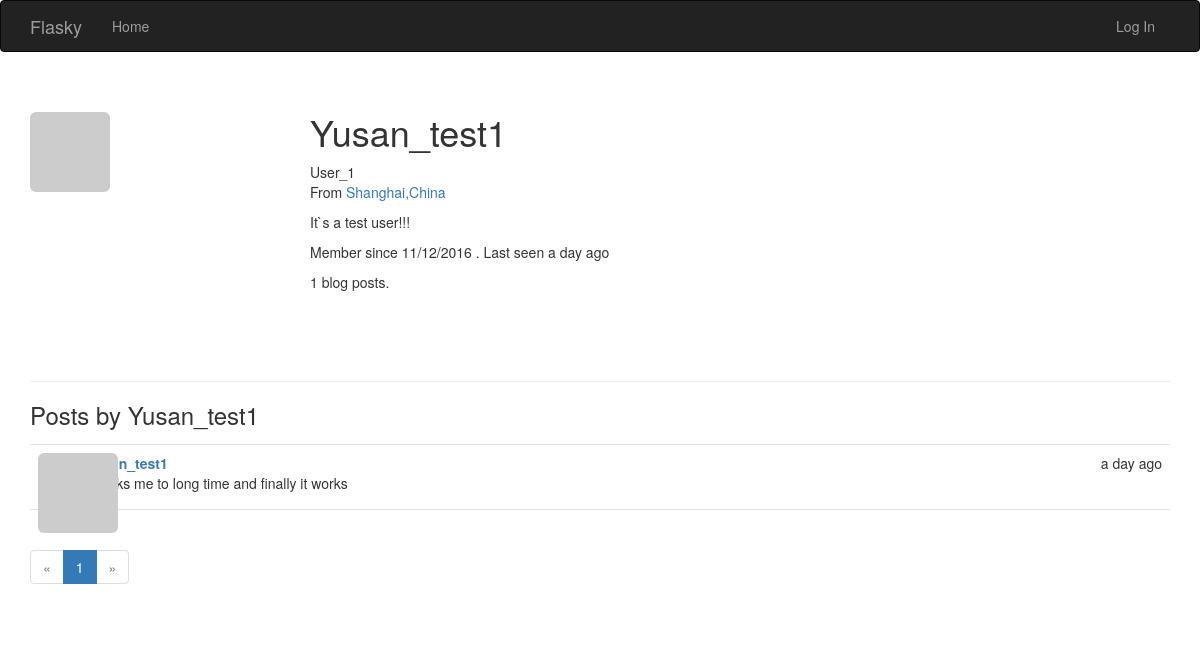
Page /user/Yusan_test1 on the earlier database version.
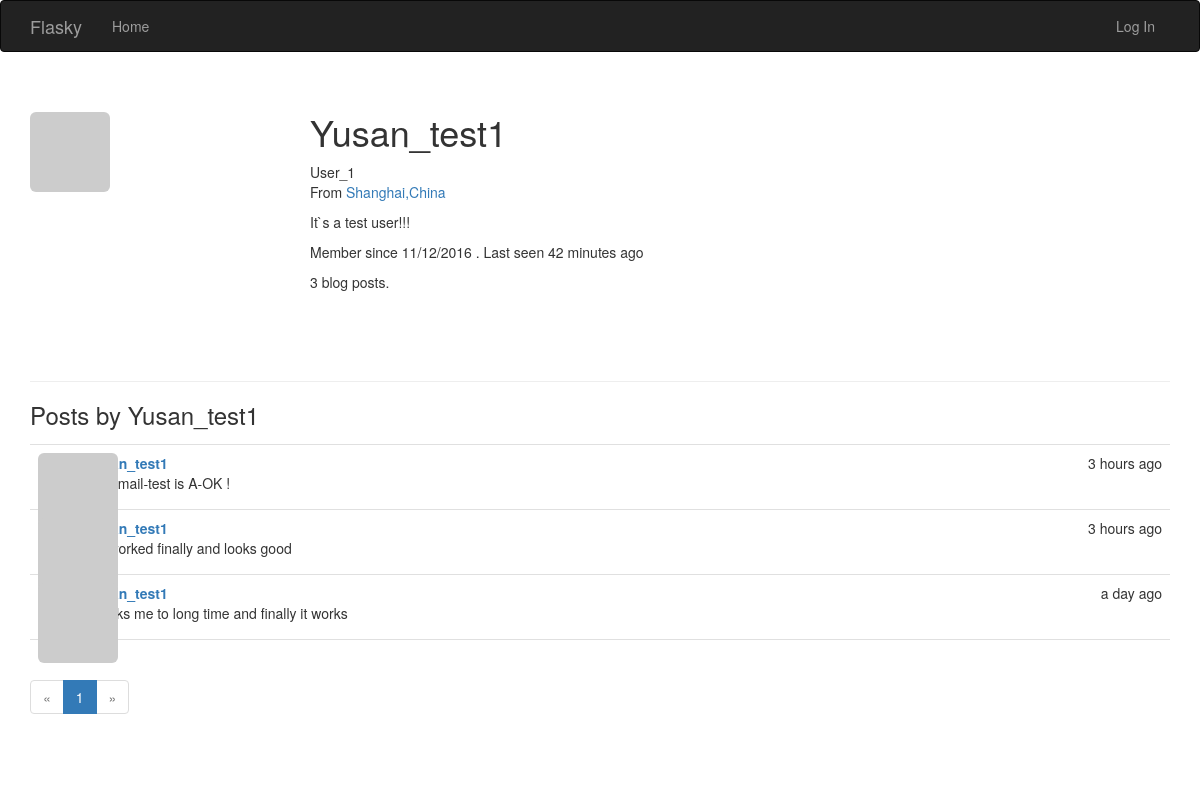
Same page on the later database version.
### app/models.py (models this page shows, shortened)
class User(UserMixin,db.Model):
	__tablename__ = 'users'
	id = db.Column(db.Integer, primary_key = True)
	email = db.Column(db.String(64),unique = True, index = True)
	username = db.Column(db.String(64), unique = True, index = True)
	role_id = db.Column(db.Integer, db.ForeignKey('roles.id'))
	password_hash = db.Column(db.String(128))
	confirmed = db.Column(db.Boolean, default = False)
	name = db.Column(db.String(64))
	location = db.Column(db.String(64))
	about_me = db.Column(db.Text())				#the different about Text() and String() is  Text don`t have to set Maximun length
	member_since = db.Column(db.DateTime(), default = datetime.utcnow)
	last_seen = db.Column(db.DateTime(), default = datetime.utcnow)
	avatar_hash = db.Column(db.String(32))
	posts = db.relationship('Post',backref = 'author', lazy = 'dynamic')
	@property
	def password(self):
		raise AttributeError('password is not readable attribute')
	def gravatar(self, size=100, default = 'identicon', ratting = 'g'):
		if request.is_secure:
			url = 'http://secure.gravatar.com/avatar'
		else:
			url = 'http://www.gravatar.com/avatar'
		hash = hashlib.md5(self.email.encode('utf-8')).hexdigest()
		return '{url}/{hash}?s={size}&d={default}&r={ratting}'.format(
			url = url, hash = hash, size = size, default = default,ratting = ratting)

class Post(db.Model):
	__tablename__ = 'posts'
	id = db.Column(db.Integer, primary_key=True)
	body = db.Column(db.Text)
	timestamp = db.Column(db.DateTime, index = True, default = datetime.utcnow)
	author_id = db.Column(db.Integer, db.ForeignKey('users.id'))

### app/main/views.py (the view)
@main.route('/user/<username>')
def user(username):
	user = User.query.filter_by(username = username).first_or_404()
	page = request.args.get('page', 1, type = int)
	pagination = user.posts.order_by(Post.timestamp.desc()).paginate(
		page, per_page = current_app.config['FLASKY_POSTS_PER_PAGE'], error_out=False)
	posts = pagination.items
	return render_template('user.html', user = user, posts = posts,
							pagination = pagination)

### app/auth/views.py (called while the page is built)
@auth.before_app_request
def before_request():
	if current_user.is_authenticated:
		current_user.ping()
		if not current_user.confirmed and request.endpoint[:5] != 'auth.' and request.endpoint != 'static':
			return redirect(url_for('auth.unconfirmed'))

### app/main/__init__.py (called while the page is built)
@main.app_context_processor
def inject_permission():
	return dict(Permission = Permission)

### app/models.py (called while the page is built)
	def is_administrator(self):
		return False

### app/templates/user.html (shortened to what this page needs)
{% extends "base.html" %}
{% import "_macros.html" as macros %}
{% block page_content %}
<div class="page-header">
	<img class="img-rounded profile-thumbnail" src="{{ user.gravatar(size = 256) }}">
	<div class="profile-header">
		<h1>{{ user.username }}</h1>
		{% if user.name or user.location %}
		<p>
			{% if user.name %}{{ user.name }}<br>{% endif %}
			{% if user.location %}
				From <a href="http://maps.google.com/?q={{user.location}}">{{ user.location }}</a>
			{% endif %}
		</p>
		{% endif %}
		{% if user.about_me %}<p>{{ user.about_me }}</p>{% endif %}
		<p>
			Member since {{ moment(user.member_since).format('L') }}
			. Last seen {{ moment(user.last_seen).fromNow() }}
		</p>
		<p>{{ user.posts.count() }} blog posts.</p>
	</div>
</div>
<h3>Posts by {{ user.username }}</h3>
{% include '_posts.html' %}
{% if pagination %}
<div class="pagination">
	{{ macros.pagination_widget(pagination, '.user', username = user.username) }}
</div>
{% endif %}
{% endblock %}

### app/templates/base.html (shortened to what this page needs)
{% extends "bootstrap/base.html" %}
{% block head %}
{{ super() }}
<link rel="stylesheet" type="text/css" href="{{ url_for('static', filename='styles.css') }}">
{% endblock %}
{% block navbar %}
<div class="navbar navbar-inverse" role="navigation">
    <div class="container">
        <div class="navbar-header">
            <a class="navbar-brand" href="{{ url_for('main.index') }}">Flasky</a>
        </div>
        <div class="navbar-collapse collapse">
            <ul class="nav navbar-nav">
                <li><a href="{{ url_for('main.index') }}">Home</a></li>
            </ul>
            <ul class="nav navbar-nav navbar-right">
                {% if current_user.is_authenticated %}
                <li class="dropdown">
                    <a href="#" class="dropdown-toggle" data-toggle="dropdown">
                    	<img src="{{ current_user.gravatar(size=18) }}">
                    	Account <b class="caret"></b>
                    </a>
                    <ul class="dropdown-menu">
                        <li><a href="{{ url_for('auth.change_password') }}">Change Password</a></li>
                        <li><a href="{{ url_for('auth.change_email_request') }}">Change Email</a></li>
                        <li><a href="{{ url_for('auth.logout') }}">Log Out</a></li>
                    </ul>
                </li>
                {% else %}
                <li><a href="{{ url_for('auth.login') }}">Log In</a></li>
                {% endif %}
            </ul>
        </div>
    </div>
</div>
{% endblock %}
{% block content %}
<div class="container">
    {% block page_content %}{% endblock %}
</div>
{% endblock %}

### app/templates/_macros.html
{% macro pagination_widget(pagination, endpoint) %}
<ul class="pagination">
    <li{% if not pagination.has_prev %} class="disabled"{% endif %}>
        <a href="{% if pagination.has_prev %}{{ url_for(endpoint, page=pagination.prev_num, **kwargs) }}{% else %}#{% endif %}">
            &laquo;
        </a>
    </li>
    {% for p in pagination.iter_pages() %}
        {% if p %}
            {% if p == pagination.page %}
            <li class="active">
                <a href="{{ url_for(endpoint, page = p, **kwargs) }}">{{ p }}</a>
            </li>
            {% else %}
            <li>
                <a href="{{ url_for(endpoint, page = p, **kwargs) }}">{{ p }}</a>
            </li>
            {% endif %}
        {% else %}
        <li class="disabled"><a href="#">&hellip;</a></li>
        {% endif %}
    {% endfor %}
    <li{% if not pagination.has_next %} class="disabled"{% endif %}>
        <a href="{% if pagination.has_next %}{{ url_for(endpoint, page=pagination.next_num, **kwargs) }}{% else %}#{% endif %}">
            &raquo;
        </a>
    </li>
</ul>
{% endmacro %}

### app/templates/_posts.html
<ul class="posts">
    {% for post in posts %}
    <li class="post">
        <div class="post-thumbnail">
            <a href="{{ url_for('.user', username=post.author.username) }}">
                <img class="img-rounded profile-thumbnail" src="{{ post.author.gravatar(size=40) }}">
            </a>
        </div>
        <div class="post-content">
            <div class="post-date">{{ moment(post.timestamp).fromNow() }}</div>
            <div class="post-author"><a href="{{ url_for('.user', username=post.author.username) }}">{{ post.author.username }}</a></div>
            <div class="post-body">{{ post.body }}</div>
        </div>
    </li>
    {% endfor %}
</ul>

### app/static/styles.css (style rules this page uses)
.profile-thumbnail { position: absolute; }
.profile-header { min-height: 260px; margin-left: 280px; }
ul.posts { list-style-type: none; padding: 0px; margin: 16px 0px 0px 0px; border-top: 1px solid #e0e0e0; }
ul.posts li.post { padding: 8px; border-bottom: 1px solid #e0e0e0; }
div.post-date { float: right; }
div.post-author { font-weight: bold; }
div.post-thumbnail { position: absolute; }
div.post-content { margin-left: 48px; min-height: 48px; }

Differences in the rows shown:
changed User "Yusan_test1": last_seen "a day ago" → "42 minutes ago"
added Post: timestamp "3 hours ago", author.username "Yusan_test1", body "well, mail-test is A-OK !"
added Post: timestamp "3 hours ago", author.username "Yusan_test1", body "it`s worked finally and looks good"
Other differences:
{{ user.posts.count() }}: "1" → "3"
